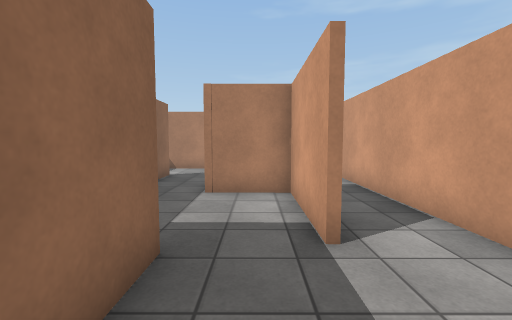
[1] (above)

23 first-person views from a walk through a scene from a Unity 3-D project. The camera is 1.4 m above the floor, tilts 4° down and sees 90° across. The floor is counted in squares, 1 m on a side. Each view is taken from the middle of a square. On the plan, view 1 faces up. The plan holds only what a view shows up to about 13 squares ahead; the rest is blank. The place goes on beyond the plan. The player character is not drawn. Door leaves are left out, so doorways stand open. Surface patterns are stand-ins for the level's own textures.

[2]
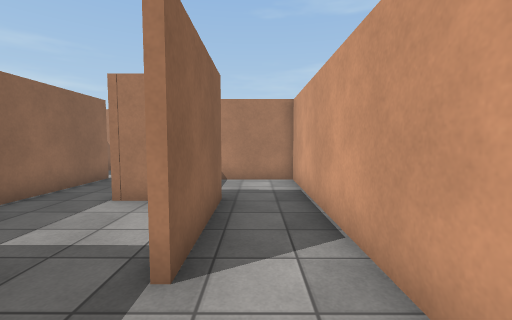

[3]
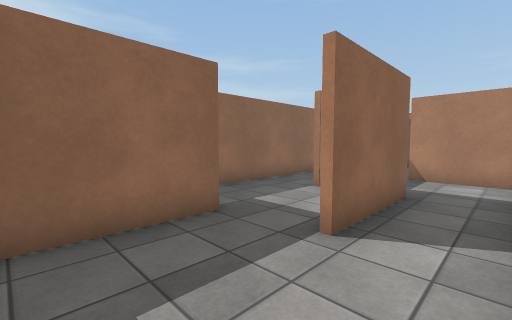

[4]
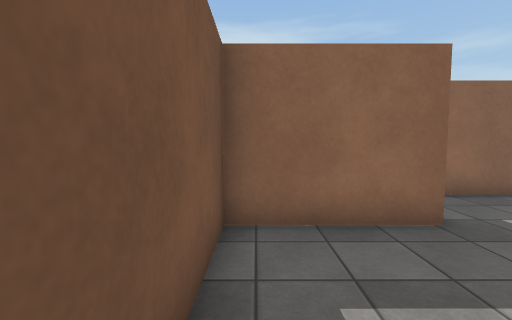

[5]
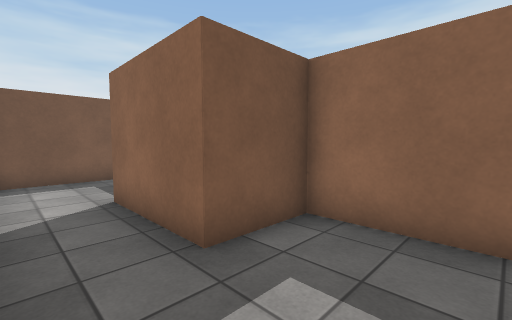

[6]
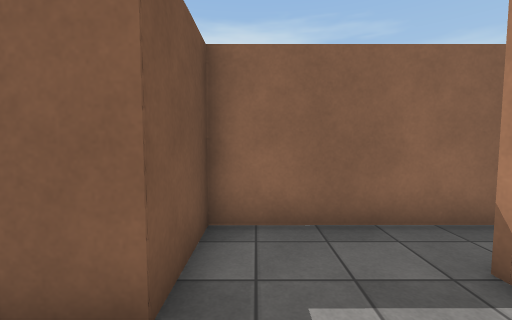

[7]
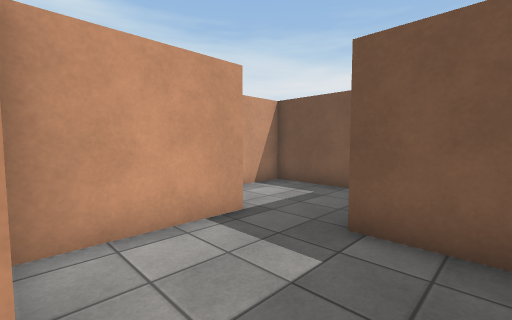

[8]
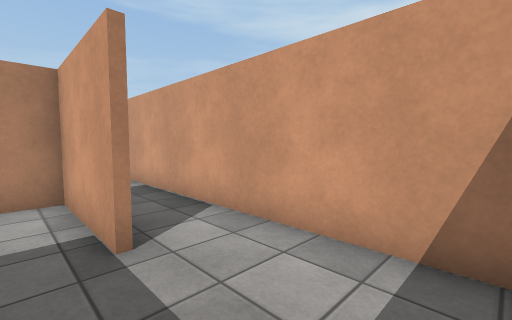

[9]
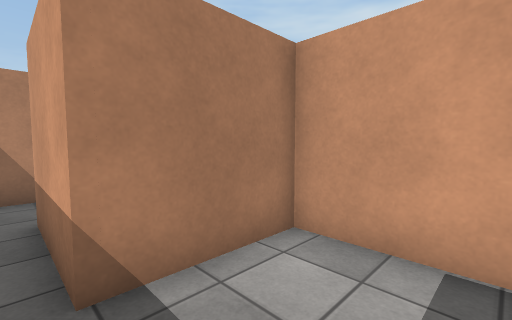

[10]
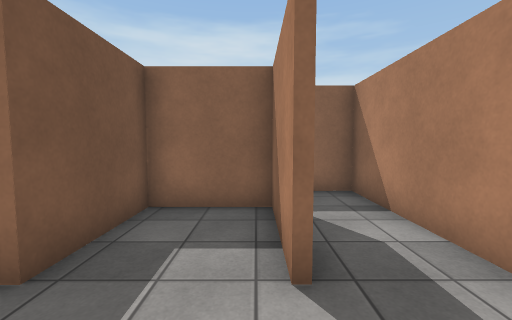

[11]
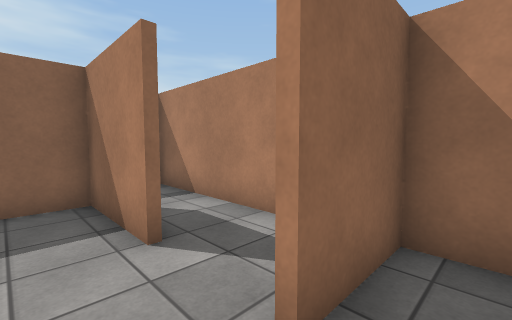

[12]
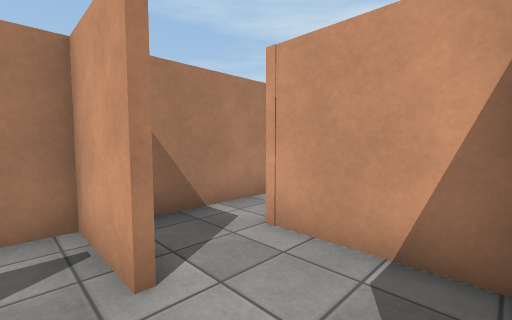

[13]
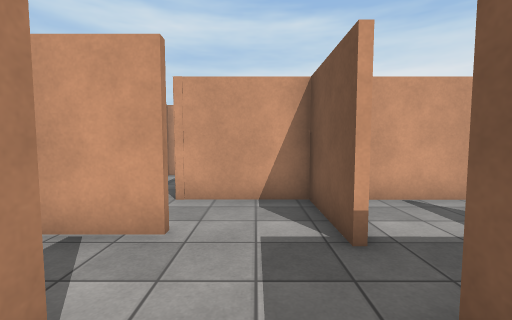

[14]
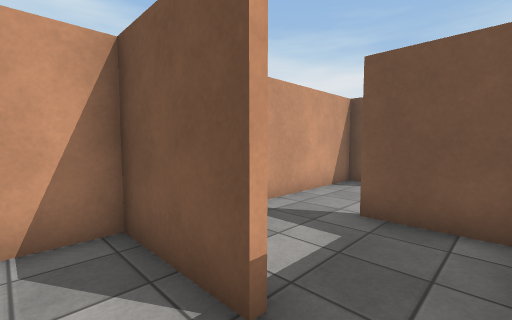

[15]
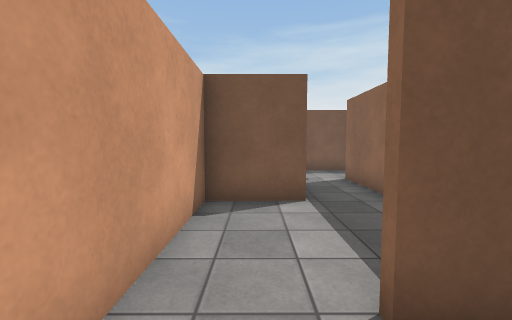

[16]
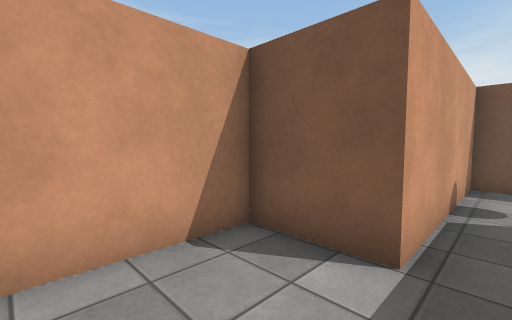

[17]
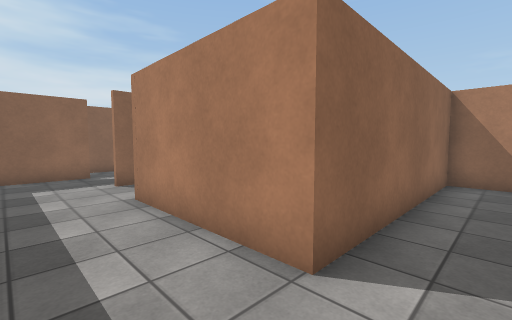

[18]
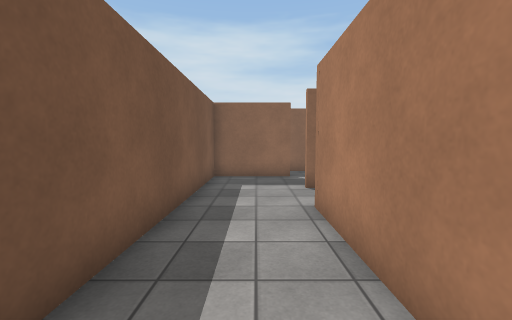

[19]
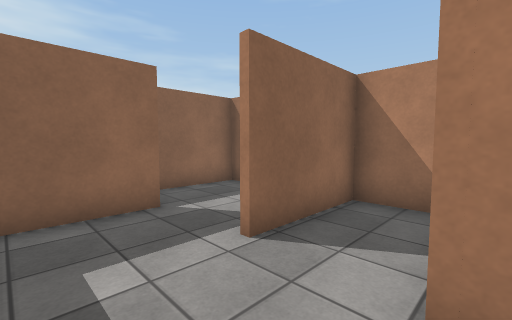

[20]
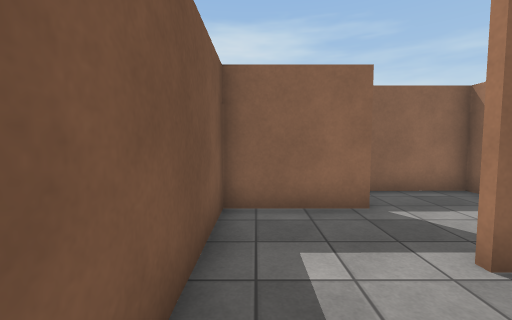

[21]
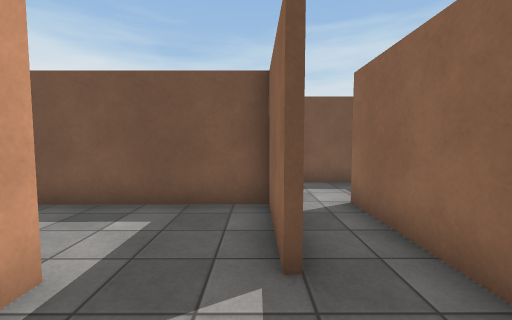

[22]
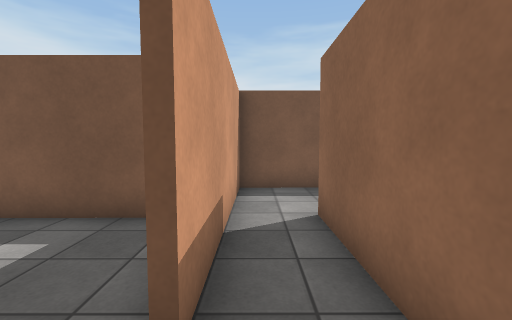

[23]
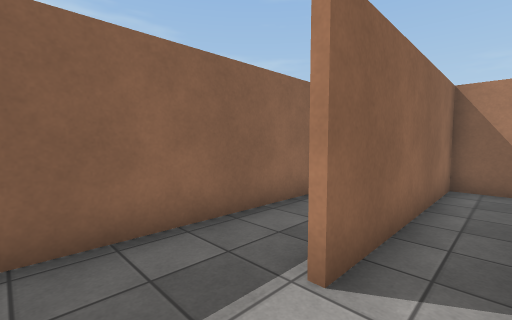

### Floor plan
Points are (right, up) in squares from view 1. A wall is a line through its corners. A room is listed if a view was taken in it or the views show most of it. See-through windows are left out.
Room 1 (views 1, 2, 3, 4, 5, 6, 8, 9)
walls: (-1.2, 3.1) (-1.2, -0.5) (3.4, -0.5) (3.4, 10.5) (0.4, 10.5); (-1.2, 7.2) (1.2, 7.2) (1.2, 3.4); (-1.2, 10.6) (-1.2, 6.9)
ways out: opening at (0, 3) to room 2; opening at (0, 11) to room 5
Room 2 (view 7)
walls: (-3.6, 10.8) (-3.6, 4.9); (-3.1, 3.1) (-1.2, 3.1); (1, 3.4) (1, 7) (-1.5, 7)
ways out: opening at (0, 3) to room 1; opening at (-4, 11.5)
Room 3 (views 10, 11)
walls: (5.4, 10.7) (8.2, 10.7) (8.2, 14)
ways out: opening at (6, 12.5) to room 5; opening at (7, 14)
Room 4 (views 12, 15, 16)
walls: (5.1, 7) (3.6, 7) (3.6, -0.7); (3.9, 7.2) (6, 7.2); (5.8, -1.5) (5.8, 2.9) (8.2, 2.9) (8.2, 9.2)
ways out: opening at (5, 11) to room 5; opening at (5, -1) to room 6
Room 5 (views 13, 14)
walls: (3.6, 13.4) (0.6, 13.4) (0.6, 10.7) (3.6, 10.7); (5.8, 13.4) (5.8, 15.7) (-1.2, 15.7) (-1.2, 14.6); (0.4, 10.5) (0.4, 13.6); (-1.2, 12.1) (-1.2, 10.6)
ways out: opening at (0, 11) to room 1; opening at (6, 12.5) to room 3; opening at (5, 11) to room 4
Room 6 (views 17, 18, 19, 20)
walls: (3.6, -0.7) (-1.5, -0.7); (-2, 3) (-3.6, 3) (-3.6, -0.5); (-6.3, -0.5) (-6.3, -3.7) (5.8, -3.7) (5.8, -1.5)
ways out: opening at (5, -1) to room 4; opening at (-5, -1) to room 7
Room 7 (views 21, 22)
walls: (-3.9, -0.5) (-3.9, 0); (-6.9, 3) (-8.2, 3) (-8.2, -3.9); (-6.5, -3.4) (-6.5, -0.5)
ways out: opening at (-5, -1) to room 6; opening at (-7, -3) to room 8
Room 8 (view 23)
walls: (-10.8, -0.1) (-10.8, -6.1); (-9.4, -6.8) (-6.5, -6.8) (-6.5, -3.4)
ways out: opening at (-7, -3) to room 7

Positions as (right, up) in squares from view 1, and headings:
1: (0, 0), facing up
2: (2, 1), facing up
3: (3, 0), facing up-left
4: (3, 0), facing left
5: (3, 10), facing down-left
6: (3, 8), facing left
7: (-3, 7), facing down-right
8: (0, 0), facing up-right
9: (0, 8), facing up-right
10: (6, 13), facing left
11: (7, 12), facing up-left
12: (5, 11), facing up-right
13: (2, 12), facing right
14: (4, 12), facing down-right
15: (7, 9), facing down
16: (5, 6), facing down-right
17: (5, -3), facing up-left
18: (4, -2), facing left
19: (-1, -3), facing up-left
20: (-1, -3), facing left
21: (-6, 2), facing down
22: (-7, 1), facing down
23: (-7, -6), facing up-left
